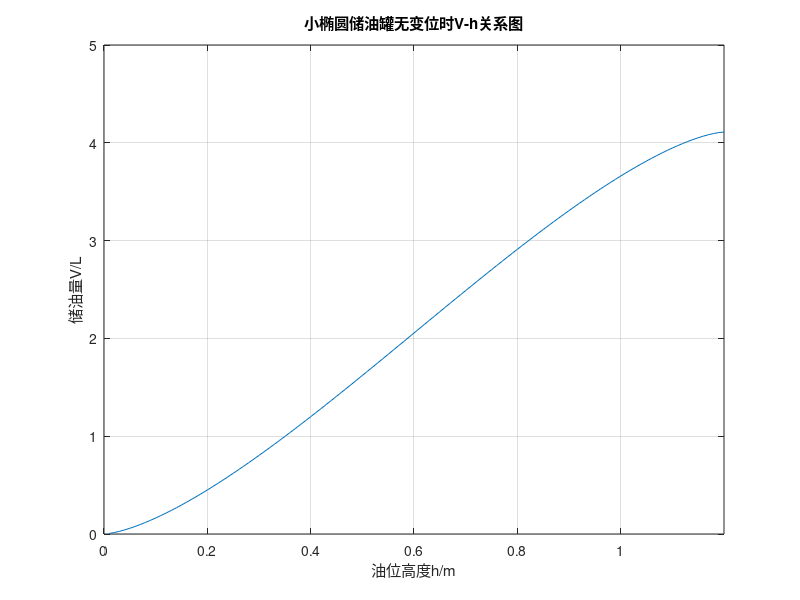

Write MATLAB code to recreate this figure.
%小椭圆储油罐无变位:根据v-h公式求解罐容表
clear;clc;
h=0:0.01:1.2;
v=5/9*(-13083/10000*(18/25-3/5*h).^(1/2).*h+4361/2000*(18/25-3/5*h).^(1/2).*h.^2+39249/125000*15^(1/2)*asin(1/6*30^(1/2)*h.^(1/2)).*h.^(1/2))./h.^(1/2)*15^(1/2) %标定值
plot(h,v)
grid on
axis([0 1.2 0 5.0])
xlabel('油位高度h/m')
ylabel('储油量V/L')
title('小椭圆储油罐无变位时V-h关系图')